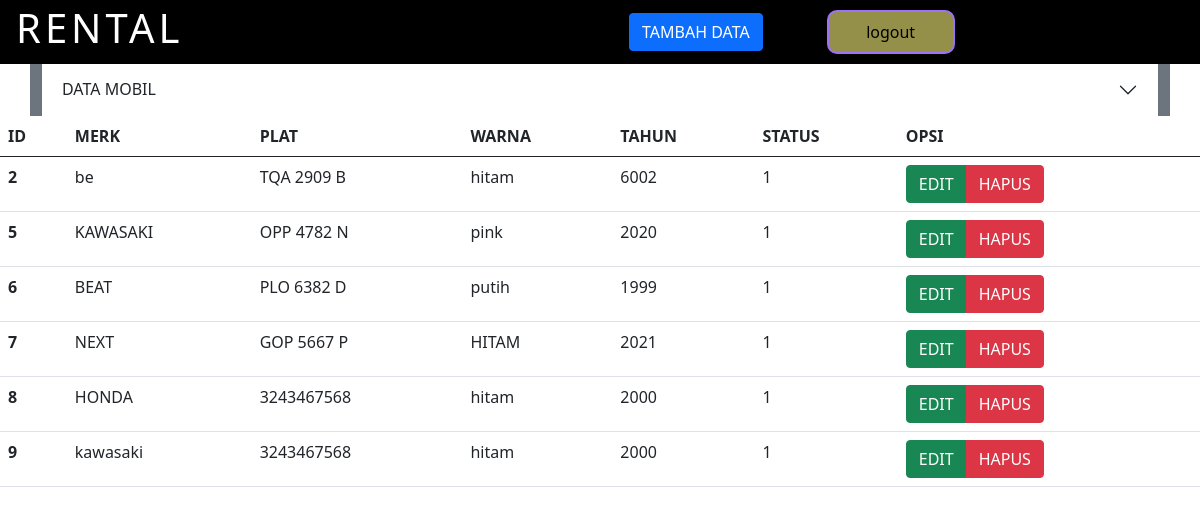
The app's page /admin.php with its own data.
### tables this page shows
CREATE TABLE `rental_mobil_mobil` (
  `mobil_id` int(12) NOT NULL,
  `mobil_merk` varchar(30) NOT NULL,
  `mobil_plat` varchar(12) NOT NULL,
  `mobil_warna` varchar(6) NOT NULL,
  `mobil_tahun` int(4) NOT NULL,
  `mobil_status` int(2) NOT NULL
);

### admin.php (the view, shortened to what this page needs)
<?php
include "conn.php";
function cek($type){
  $text = 'active';
  if (!isset($_GET['table']) || $_GET['table'] == $type && $type == 'mobil') {
    return $text;
  } else if($_GET['table'] == $type){
    return $text;
  }
}
?>
<!doctype html>
<html lang="en">
  <head>
    <link href="https://cdn.jsdelivr.net/npm/bootstrap@5.0.2/dist/css/bootstrap.min.css" rel="stylesheet">
  </head>
  <body>
    <nav>
      <div>
        <h1>RENTAL</h1>
      </div>
      <div>
        <div>
          <a href="add.php?table=<?= $_GET['table'] ?>" class="btn btn-primary">TAMBAH DATA</a>
        </div>
        </div>
        <div>
          <button onclick="location.href = 'logout.php'">logout</button>
        </div>
    </nav>
    <div class="container bg-secondary text-white" style="margin-top: 4em">
      <div class="accordion accordion-flush" id="accordionFlushExample">
        <div class="accordion-item">
          <h2 class="accordion-header" id="flush-headingOne">
            <button class="accordion-button collapsed" type="button" data-bs-toggle="collapse" data-bs-target="#flush-collapseOne" aria-expanded="false" aria-controls="flush-collapseOne">
              DATA <?= isset($_GET['table']) ? strtoupper($_GET['table']) : strtoupper('MOBIL')?>
            </button>
          </h2>
        </div>
      </div>
    </div>
    <?php
      if(cek('mobil') == 'active'){
    ?>
      <table class="table">
        <thead>
          <tr>
            <th scope="col">ID</th>
            <th scope="col">MERK</th>
            <th scope="col">PLAT</th>
            <th scope="col">WARNA</th>
            <th scope="col">TAHUN</th>
            <th scope="col">STATUS</th>
            <th scope="col">OPSI</th>
          </tr>
        </thead>
        <tbody>
          <?php
            $sql = "select * from rental_mobil_mobil";
            $query = mysqli_query($db_link, $sql);
            $no = 0;
            while ($data = mysqli_fetch_array($query)) {
          ?>
            <tr>
              <th scope="row"><?= $data[0]?></th>
              <td><?= $data[1]; ; ?></td>
              <td><?= $data[2]; ?></td>
              <td><?= $data[3]; ?></td>
              <td><?= $data[4]; ?></td>
              <td><?= $data[5]; ?></td>
              <td>
                <div class="btn-group" role="group" aria-label="Basic mixed styles example">
                  <a href="edit.php?table=mobil&id=<?= $data[0]?>" class="btn btn-success">EDIT</a>
                  <a href="del.php?table=mobil&id=<?= $data[0]?>" class="btn btn-danger">HAPUS</a>
                </div>
              </td>
            </tr>
          <?php $no++; } ?>
        </tbody>
      </table>
    <?php } else if(cek('transaksi') == 'active') { ?>
      <div style="width: 100vw; overflow: scroll;">
        <table class="table">
          <thead>
            <tr>
              <th scope="col">ID</th>
              <th scope="col">KARYAWAN</th>
              <th scope="col">KOSTUMER</th>
              <th scope="col">MOBIL</th>
              <th scope="col">TGL PINJAM</th>
              <th scope="col">TGL KEMBALI</th>
              <th scope="col">HARGA</th>
              <th scope="col">DENDA</th>
              <th scope="col">TANGGAL</th>
              <th scope="col">TOTAL DENDA</th>
              <th scope="col">STATUS</th>
              <th scope="col">TGL DIKEMBALIKAN</th>
              <th scope="col">OPSI</th>
            </tr>
          </thead>
          <tbody>
            <?php
              $sql = "select * from rental_mobil_transaksi";
              $query = mysqli_query($db_link, $sql);
              $no = 0;
              while ($data = mysqli_fetch_array($query)) {
            ?>
              <tr>
                <th scope="row"><?= $data[0]?></th>
                <td><?= $data[1]; ; ?></td>
                </td><td><?= $data[2]; ?></td>
                </td><td><?= $data[3]; ?></td>
                </td><td><?= $data[4]; ?></td>
                </td><td><?= $data[5]; ?></td>
                </td><td><?= $data[6]; ?></td>
                </td><td><?= $data[7]; ?></td>
                </td><td><?= $data[8]; ?></td>
                </td><td><?= $data[9]; ?></td>
                </td><td><?= $data[10]; ?></td>
                </td><td><?= $data[11]; ?></td>
                <td>
                  <div class="btn-group" role="group" aria-label="Basic mixed styles example">
                    <a href="edit.php?table=transaksi&id=<?= $data[0]?>" class="btn btn-success">EDIT</a>
                    <a href="del.php?table=transaksi&id=<?= $data[0]?>" class="btn btn-danger">HAPUS</a>
                  </div>
                </td>
              </tr>
            <?php $no++; } ?>
          </tbody>
        </table>
      </div>
    <?php } else if(cek('kostumer') == 'active') { ?>
      <table class="table">
        <thead>
          <tr>
            <th scope="col">ID</th>
            <th scope="col">NAMA</th>
            <th scope="col">ALAMAT</th>
            <th scope="col">JENIS KELAMIN</th>
            <th scope="col">NO HP</th>
            <th scope="col">KTP</th>
            <th scope="col">OPSI</th>
          </tr>
        </thead>
        <tbody>
          <?php
            $sql = "select * from rental_mobil_kostumer";
            $query = mysqli_query($db_link, $sql);
            $no = 0;
            while ($data = mysqli_fetch_array($query)) {
          ?>
            <tr>
              <th scope="row"><?= $data[0]?></th>
              <td><?= $data[1]; ; ?></td>
              <td><?= $data[2]; ?></td>
              <td><?= $data[3]; ?></td>
              <td><?= $data[4]; ?></td>
              <td><?= $data[5]; ?></td>
              <td>
                <div class="btn-group" role="group" aria-label="Basic mixed styles example">
                  <a href="edit.php?table=kostumer&id=<?= $data[0]?>" class="btn btn-success">EDIT</a>
                  <a href="del.php?table=kostumer&id=<?= $data[0]?>" class="btn btn-danger">HAPUS</a>
                </div>
              </td>
            </tr>
          <?php $no++; } ?>
        </tbody>
      </table>
    <?php } else if(cek('admin') == 'active') { ?>
      <table class="table">
        <thead>
          <tr>
            <th scope="col">ID</th>
            <th scope="col">NAMA</th>
            <th scope="col">USERNAME</th>
            <th scope="col">PASSWORD</th>
            <th scope="col">OPSI</th>
          </tr>
        </thead>
        <tbody>
          <?php
            $sql = "select * from rental_mobil_admin";
            $query = mysqli_query($db_link, $sql);
            $no = 0;
            while ($data = mysqli_fetch_array($query)) {
          ?>
            <tr>
              <th scope="row"><?= $data[0]?></th>
              <td><?= $data[1]; ; ?></td>
              <td><?= $data[2]; ?></td>
              <td><?= $data[3]; ?></td>
              <td>
                <div class="btn-group" role="group" aria-label="Basic mixed styles example">
                  <a href="edit.php?table=admin&id=<?= $data[0]?>" class="btn btn-success">EDIT</a>
                  <a href="del.php?table=admin&id=<?= $data[0]?>" class="btn btn-danger">HAPUS</a>
                </div>
              </td>
            </tr>
          <?php $no++; } ?>
        </tbody>
      </table>
    <?php } else {  ?>
      <div class="alert alert-danger" role="alert">
        SYSTEM ERORR!!!!
      </div>
    <?php } ?>
  </body>
</html>

### admin.php (style rules this page uses)
nav { width: 100vw; height: 4em; display: flex; justify-content: space-between; background-color: black; position: fixed; top: 0; left: 0; color: white; z-index: 1; }
nav > div { height: 100%; display: flex; align-items: center; flex: 2; }
nav > div:nth-child(1) { margin-left: 1em; letter-spacing: 4px; }
nav > div:nth-child(2) { justify-content: flex-end; margin-right: 4em; }
nav button { height: 70%; width: 8em; background-color: rgba(249, 240, 122, .6); padding: 0.2em; border-radius: 10px; border: 2px solid #9F70FD; transition: all .4s; }

### records on screen
rental_mobil_mobil: mobil_id "2", mobil_merk "be", mobil_plat "TQA 2909 B", mobil_warna "hitam", mobil_tahun "6002", mobil_status "1"
rental_mobil_mobil: mobil_id "5", mobil_merk "KAWASAKI", mobil_plat "OPP 4782 N", mobil_warna "pink", mobil_tahun "2020", mobil_status "1"
rental_mobil_mobil: mobil_id "6", mobil_merk "BEAT", mobil_plat "PLO 6382 D", mobil_warna "putih", mobil_tahun "1999", mobil_status "1"
rental_mobil_mobil: mobil_id "7", mobil_merk "NEXT", mobil_plat "GOP 5667 P", mobil_warna "HITAM", mobil_tahun "2021", mobil_status "1"
rental_mobil_mobil: mobil_id "8", mobil_merk "HONDA", mobil_plat "3243467568", mobil_warna "hitam", mobil_tahun "2000", mobil_status "1"
rental_mobil_mobil: mobil_id "9", mobil_merk "kawasaki", mobil_plat "3243467568", mobil_warna "hitam", mobil_tahun "2000", mobil_status "1"
